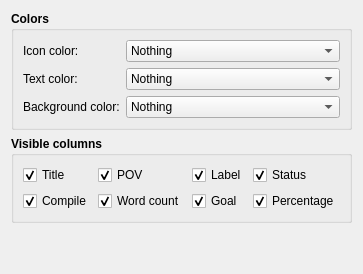
         <widget class="QWidget" name="tab_2">
          <attribute name="icon">
           <iconset theme="view-outline">
            <normaloff>.</normaloff>.</iconset>
          </attribute>
          <attribute name="title">
           <string>Outline</string>
          </attribute>
          <layout class="QVBoxLayout" name="verticalLayout_11">
           <item>
            <widget class="QGroupBox" name="groupBox_4">
             <property name="font">
              <font>
               <bold>true</bold>
              </font>
             </property>
             <property name="title">
              <string>Colors</string>
             </property>
             <layout class="QFormLayout" name="formLayout_3">
              <property name="fieldGrowthPolicy">
               <enum>QFormLayout::ExpandingFieldsGrow</enum>
              </property>
              <item row="0" column="0">
               <widget class="QLabel" name="label_6">
                <property name="font">
                 <font>
                  <bold>false</bold>
                 </font>
                </property>
                <property name="text">
                 <string>Icon color:</string>
                </property>
               </widget>
              </item>
              <item row="0" column="1">
               <widget class="QComboBox" name="cmbOutlineIcon">
                <property name="sizePolicy">
                 <sizepolicy hsizetype="Expanding" vsizetype="Fixed">
                  <horstretch>0</horstretch>
                  <verstretch>0</verstretch>
                 </sizepolicy>
                </property>
                <property name="font">
                 <font>
                  <bold>false</bold>
                 </font>
                </property>
                <item>
                 <property name="text">
                  <string>Nothing</string>
                 </property>
                </item>
                <item>
                 <property name="text">
                  <string>POV</string>
                 </property>
                </item>
                <item>
                 <property name="text">
                  <string>Label</string>
                 </property>
                </item>
                <item>
                 <property name="text">
                  <string>Progress</string>
                 </property>
                </item>
                <item>
                 <property name="text">
                  <string>Compile</string>
                 </property>
                </item>
               </widget>
              </item>
              <item row="1" column="0">
               <widget class="QLabel" name="label_7">
                <property name="font">
                 <font>
                  <bold>false</bold>
                 </font>
                </property>
                <property name="text">
                 <string>Text color:</string>
                </property>
               </widget>
              </item>
              <item row="1" column="1">
               <widget class="QComboBox" name="cmbOutlineText">
                <property name="sizePolicy">
                 <sizepolicy hsizetype="Expanding" vsizetype="Fixed">
                  <horstretch>0</horstretch>
                  <verstretch>0</verstretch>
                 </sizepolicy>
                </property>
                <property name="font">
                 <font>
                  <bold>false</bold>
                 </font>
                </property>
                <item>
                 <property name="text">
                  <string>Nothing</string>
                 </property>
                </item>
                <item>
                 <property name="text">
                  <string>POV</string>
                 </property>
                </item>
                <item>
                 <property name="text">
                  <string>Label</string>
                 </property>
                </item>
                <item>
                 <property name="text">
                  <string>Progress</string>
                 </property>
                </item>
                <item>
                 <property name="text">
                  <string>Compile</string>
                 </property>
                </item>
               </widget>
              </item>
              <item row="2" column="1">
               <widget class="QComboBox" name="cmbOutlineBackground">
                <property name="sizePolicy">
                 <sizepolicy hsizetype="Expanding" vsizetype="Fixed">
                  <horstretch>0</horstretch>
                  <verstretch>0</verstretch>
                 </sizepolicy>
                </property>
                <property name="font">
                 <font>
                  <bold>false</bold>
                 </font>
                </property>
                <item>
                 <property name="text">
                  <string>Nothing</string>
                 </property>
                </item>
                <item>
                 <property name="text">
                  <string>POV</string>
                 </property>
                </item>
                <item>
                 <property name="text">
                  <string>Label</string>
                 </property>
                </item>
                <item>
                 <property name="text">
                  <string>Progress</string>
                 </property>
                </item>
                <item>
                 <property name="text">
                  <string>Compile</string>
                 </property>
                </item>
               </widget>
              </item>
              <item row="2" column="0">
               <widget class="QLabel" name="label_8">
                <property name="font">
                 <font>
                  <bold>false</bold>
                 </font>
                </property>
                <property name="text">
                 <string>Background color:</string>
                </property>
               </widget>
              </item>
             </layout>
            </widget>
           </item>
           <item>
            <widget class="QGroupBox" name="groupBox_6">
             <property name="font">
              <font>
               <bold>true</bold>
              </font>
             </property>
             <property name="title">
              <string>Visible columns</string>
             </property>
             <layout class="QGridLayout" name="gridLayout">
              <item row="4" column="2">
               <widget class="QCheckBox" name="chkOutlineGoal">
                <property name="font">
                 <font>
                  <bold>false</bold>
                 </font>
                </property>
                <property name="text">
                 <string>Goal</string>
                </property>
                <property name="checked">
                 <bool>true</bool>
                </property>
               </widget>
              </item>
              <item row="4" column="1">
               <widget class="QCheckBox" name="chkOutlineWordCount">
                <property name="font">
                 <font>
                  <bold>false</bold>
                 </font>
                </property>
                <property name="text">
                 <string>Word count</string>
                </property>
                <property name="checked">
                 <bool>true</bool>
                </property>
               </widget>
              </item>
              <item row="4" column="3">
               <widget class="QCheckBox" name="chkOutlinePercentage">
                <property name="font">
                 <font>
                  <bold>false</bold>
                 </font>
                </property>
                <property name="text">
                 <string>Percentage</string>
                </property>
                <property name="checked">
                 <bool>true</bool>
                </property>
               </widget>
              </item>
              <item row="4" column="0">
               <widget class="QCheckBox" name="chkOutlineCompile">
                <property name="font">
                 <font>
                  <bold>false</bold>
                 </font>
                </property>
                <property name="text">
                 <string>Compile</string>
                </property>
                <property name="checked">
                 <bool>true</bool>
                </property>
               </widget>
              </item>
              <item row="3" column="3">
               <widget class="QCheckBox" name="chkOutlineStatus">
                <property name="font">
                 <font>
                  <bold>false</bold>
                 </font>
                </property>
                <property name="text">
                 <string>Status</string>
                </property>
                <property name="checked">
                 <bool>true</bool>
                </property>
               </widget>
              </item>
              <item row="3" column="2">
               <widget class="QCheckBox" name="chkOutlineLabel">
                <property name="font">
                 <font>
                  <bold>false</bold>
                 </font>
                </property>
                <property name="text">
                 <string>Label</string>
                </property>
                <property name="checked">
                 <bool>true</bool>
                </property>
               </widget>
              </item>
              <item row="3" column="1">
               <widget class="QCheckBox" name="chkOutlinePOV">
                <property name="font">
                 <font>
                  <bold>false</bold>
                 </font>
                </property>
                <property name="text">
                 <string>POV</string>
                </property>
                <property name="checked">
                 <bool>true</bool>
                </property>
               </widget>
              </item>
              <item row="3" column="0">
               <widget class="QCheckBox" name="chkOutlineTitle">
                <property name="font">
                 <font>
                  <bold>false</bold>
                 </font>
                </property>
                <property name="text">
                 <string>Title</string>
                </property>
                <property name="checked">
                 <bool>true</bool>
                </property>
               </widget>
              </item>
             </layout>
            </widget>
           </item>
           <item>
            <spacer name="verticalSpacer_4">
             <property name="orientation">
              <enum>Qt::Vertical</enum>
             </property>
             <property name="sizeHint" stdset="0">
              <size>
               <width>20</width>
               <height>40</height>
              </size>
             </property>
            </spacer>
           </item>
          </layout>
         </widget>
